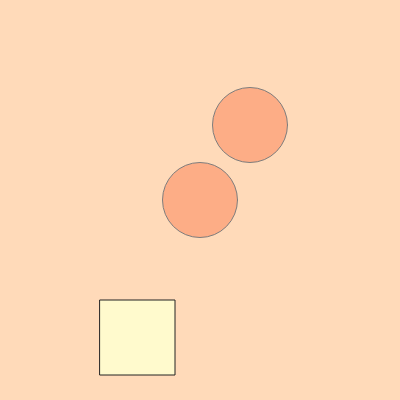
Frame 1 (no input)
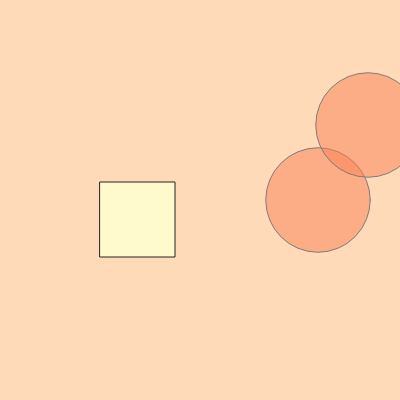
Frame 60 (no input)
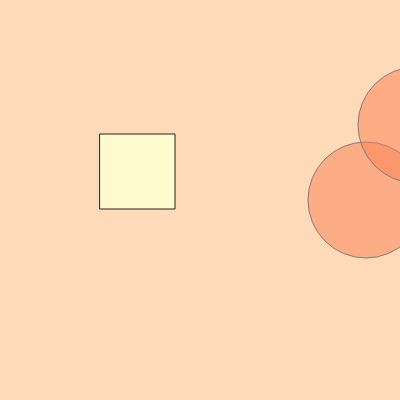
Frame 120 (the mouse pressed at the canvas centre since frame 60)

The p5.js sketch that drew these frames (run headless with seeded random() and noise() and a simulated clock; from frame 60 on, the mouse is pressed at the canvas centre):

// p5.js sketch
// ── sketch.js
//reference prof dawn
//modified sadaf shaikh
var circX = 200;//defining variables
var circY = 200;
var circStroke = 125;
var circR = 250;
var circG =125;
var circB = 80;
var circSize = 75;
var recX = 100;
var recY = 300;
var recStroke = 35;
var recCol = 'lemonchiffon';
var recSize = 75;
var canvBG = 'peachpuff';
var speed = 2;
var alph = 125; 



function setup() {
	createCanvas(400, 400);
}


function draw() {
	background(canvBG);
	stroke(circStroke);
	fill(circR, circG, circB, alph);
	stroke(circStroke);
	ellipse(circX, circY, circSize, circSize);//creates ellipse
	ellipse(circX + 50, circY - 75, circSize, circSize);//ellipse
	fill(circR, circG, circB, 135);

	stroke(recStroke);
	fill(recCol);
	rect(recX, recY, recSize, recSize);//creates rectangle

	circX = circX + speed;//motion 
	recY = recY - speed;

	if (circX < width) {//defining boundaries

		circSize += 0.5; 

	} else {

		if (circX > width) {
			speed = speed * -1; 
			circSize *= -1; 

		}

	}

}
